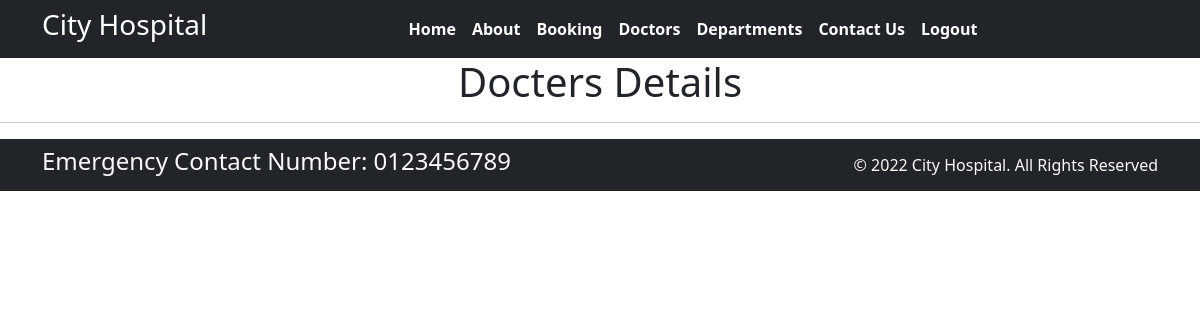
Before: /docters with the older database file.
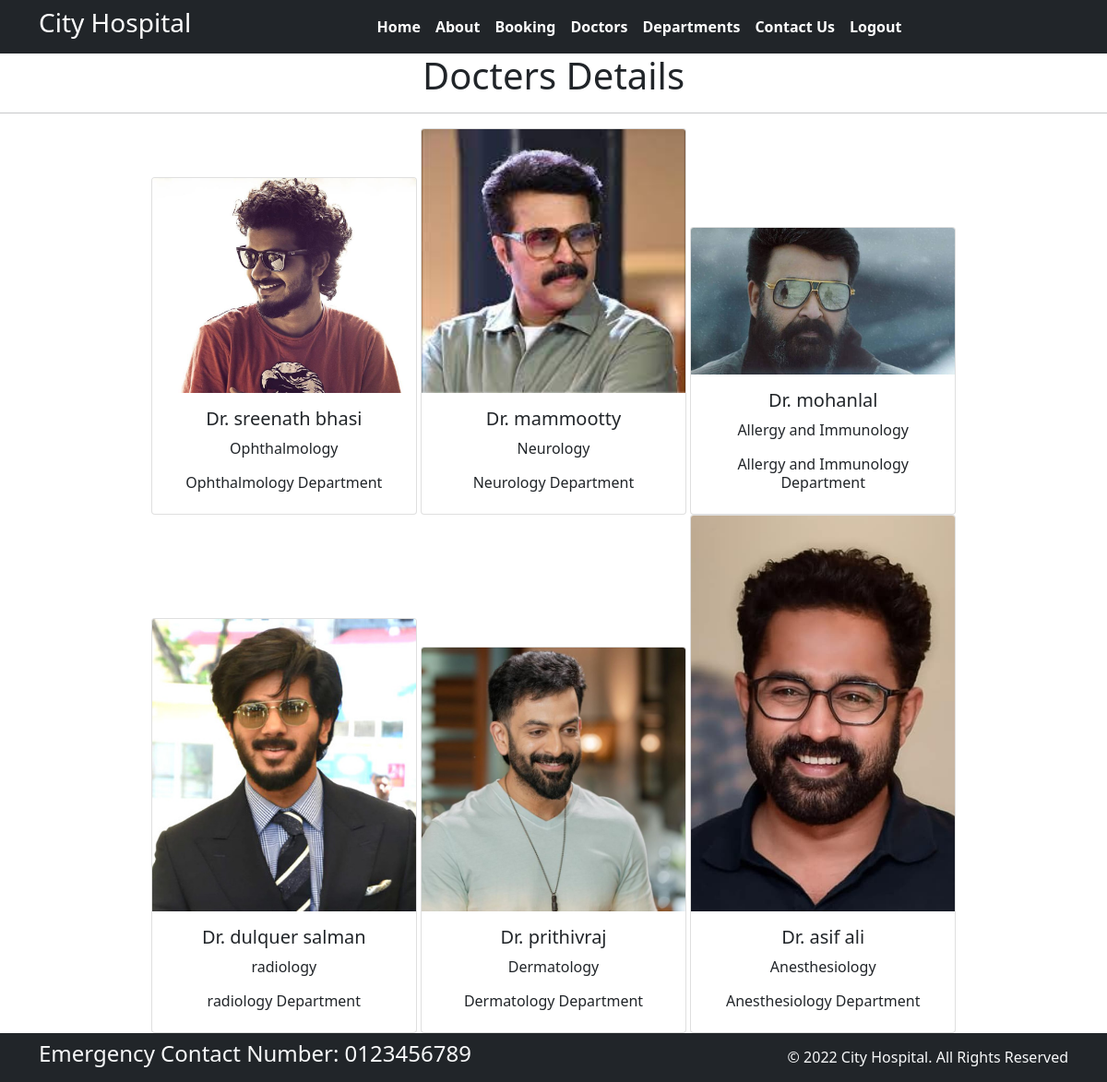
After: the same page with the newer database file.
### home/models.py (models this page shows, shortened)
class Docter(models.Model):
    doc_name = models.CharField(max_length=255)
    doc_spec = models.CharField(max_length=255)
    doc_dept = models.ForeignKey(Department, on_delete = models.CASCADE)
    doc_img = models.ImageField(upload_to = 'docters')

class Department(models.Model):
    dep_name = models.CharField(max_length=100)
    dep_discription = models.TextField()
    def __str__(self):
        return self.dep_name

### home/views.py (the view)
# urls.py: path('docters', views.docters, name = 'docters'),
def docters(request):
    docs = {
        'doct': Docter.objects.all()
    }
    return render(request, 'docters.html',docs)

### templates/docters.html (shortened to what this page needs)
{% extends 'base.html' %}
{% block content %}
<h1 class="text-center">Docters Details</h1>
<hr>
<div class="container text-center">
    {% for d in doct %}
    <div class="card text-center" style="width: 18rem; display: inline-block;">
        <img src="{{d.doc_img.url}}" class="card-img-top" alt="..">
        <div class="card-body">
          <h5 class="card-title">Dr. {{d.doc_name}}</h5>
          <p class="card-text">{{d.doc_spec}}</p>
          <h6>{{d.doc_dept}} Department</h6>
        </div>
      </div>
    {% endfor %}
</div>
{% endblock %}

### templates/base.html (shortened to what this page needs)
{% load static %}
<!DOCTYPE html>
<html>
  <head>
    <link rel="stylesheet"
      href=" https://cdn.jsdelivr.net/npm/bootstrap@5.1.3/dist/css/bootstrap.min.css ">
    <link rel="stylesheet"
      href="https://use.fontawesome.com/releases/v5.2.0/css/all.css">
    <link rel="stylesheet"
      href="{% static '/css/style.css' %}">
  </head>
  <body>
    <nav class="navbar bg-dark navbar-expand-md ">
      <div class="container">
        <div class="col-2 text-left pl-md-0">
          <h3 class="text-white"> City Hospital </h3>
        </div>
        <div
          class="collapse navbar-collapse justify-content-center col-md-8 navbar-collapse-3">
          <ul class="navbar-nav justify-content-center  fw-bold">
            <li class="nav-item active">
              <a class="nav-link text-white" href="{% url 'home' %}">Home </a>
            </li>
            <li class="nav-item">
              <a class="nav-link text-white" href="{% url 'about' %}">About</a>
            </li>
            <li class="nav-item">
              <a class="nav-link text-white" href="{% url 'booking' %}">Booking</a>
            </li>
            <li class="nav-item">
              <a class="nav-link text-white" href="{% url 'docters' %}">Doctors</a>
            </li>
			 <li class="nav-item">
              <a class="nav-link text-white" href="{% url 'department' %}">Departments</a>
            </li>
            <li class="nav-item">
              <a class="nav-link text-white" href="{% url 'contact' %}">Contact Us</a>
            </li>
            <li class="nav-item">
              <a class="nav-link text-white" href="{% url 'logout' %}">Logout</a>
            </li>
          </ul>
        </div>
      </div>
    </nav>
    {% block content %}{% endblock %}
    <section class="">
      <footer class="pt-2 pb-2  bg-dark text-light">
        <div class="container">
          <div class="row align-items-center">
            <div class="col-12 col-md-8">
              <h4>Emergency Contact Number: 0123456789</h4>
            </div>
            <div class="col-12 col-md-4 mt-4 mt-md-0 text-center text-md-end">
              © 2022 City Hospital. All Rights Reserved
            </div>
          </div>
        </div>
      </footer>
    </section>
  </body>
</html>

Changed rows visible on the page:
added Docter: doc_img (picture), doc_name "sreenath bhasi", doc_spec "Ophthalmology", doc_dept "Ophthalmology"
added Docter: doc_img (picture), doc_name "mammootty", doc_spec "Neurology", doc_dept "Neurology"
added Docter: doc_img (picture), doc_name "mohanlal", doc_spec "Allergy and Immunology", doc_dept "Allergy and Immunology"
added Docter: doc_img (picture), doc_name "dulquer salman", doc_spec "radiology", doc_dept "radiology"
added Docter: doc_img (picture), doc_name "prithivraj", doc_spec "Dermatology", doc_dept "Dermatology"
added Docter: doc_img (picture), doc_name "asif ali", doc_spec "Anesthesiology", doc_dept "Anesthesiology"
